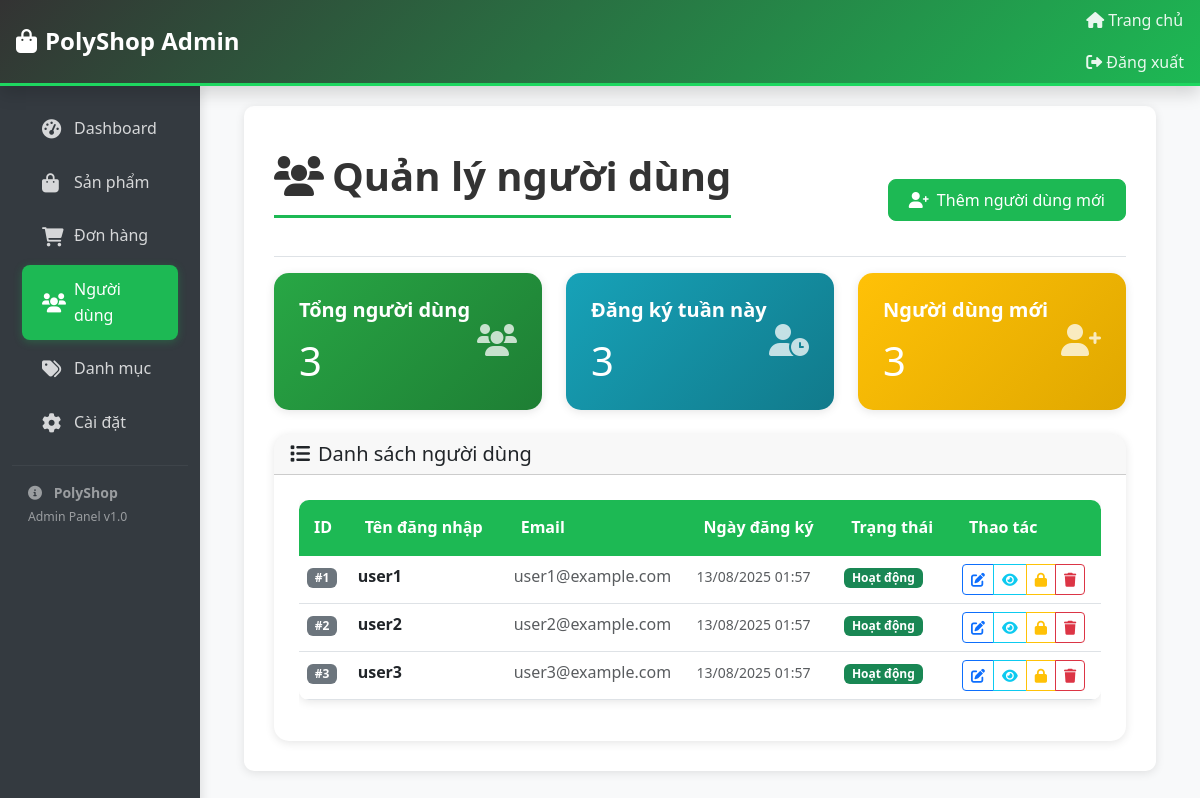
The app's page /admin/users.php (signed in) with its own data.
### tables this page shows
CREATE TABLE IF NOT EXISTS `users` (
  `id` int(11) NOT NULL AUTO_INCREMENT,
  `username` varchar(50) NOT NULL,
  `email` varchar(100) NOT NULL,
  `password` varchar(255) NOT NULL,
  `created_at` timestamp DEFAULT CURRENT_TIMESTAMP,
  PRIMARY KEY (`id`),
  UNIQUE KEY `username` (`username`),
  UNIQUE KEY `email` (`email`)
);

### admin/users.php (the view, shortened to what this page needs)
<?php
try {
    $db = new Database(DB_HOST, DB_NAME, DB_USER, DB_PASS);
    $conn = $db->getConnection();
    $conn->exec("CREATE TABLE IF NOT EXISTS users (
        id INT AUTO_INCREMENT PRIMARY KEY,
        username VARCHAR(50) UNIQUE NOT NULL,
        email VARCHAR(100) UNIQUE NOT NULL,
        password VARCHAR(255) NOT NULL,
        created_at TIMESTAMP DEFAULT CURRENT_TIMESTAMP
    )");
    $stmt = $conn->query("SELECT COUNT(*) as total FROM users");
    $totalUsers = $stmt->fetch()['total'];
    $itemsPerPage = 10;
    $currentPage = $_GET['page'] ?? 1;
    $offset = ($currentPage - 1) * $itemsPerPage;
    $stmt = $conn->prepare("SELECT * FROM users ORDER BY created_at DESC LIMIT :limit OFFSET :offset");
    $stmt->bindValue(':limit', $itemsPerPage, PDO::PARAM_INT);
    $stmt->bindValue(':offset', $offset, PDO::PARAM_INT);
    $stmt->execute();
    $users = $stmt->fetchAll();
    $stmt = $conn->query("SELECT COUNT(*) as recent FROM users WHERE created_at >= DATE_SUB(NOW(), INTERVAL 7 DAY)");
    $recentUsers = $stmt->fetch()['recent'];
} catch (Exception $e) {
    $error = "Database error: " . $e->getMessage();
    $totalUsers = 0;
    $users = [];
    $totalPages = 1;
    $recentUsers = 0;
}
?>
<!DOCTYPE html>
<html lang="vi">
<head>
    <link href="https://cdn.jsdelivr.net/npm/bootstrap@5.3.0/dist/css/bootstrap.min.css" rel="stylesheet">
    <link rel="stylesheet" href="https://cdnjs.cloudflare.com/ajax/libs/font-awesome/6.0.0/css/all.min.css">
    <link rel="stylesheet" href="assets/css/admin-style.css">
</head>
<body>
    <?php include 'views/header.php'; ?>
    <div class="container-fluid">
        <div class="row">
            <?php include 'views/sidebar.php'; ?>
            <main class="col-md-9 ms-sm-auto col-lg-10 px-md-4">
                <div class="main-content">
                    <div class="d-flex justify-content-between flex-wrap flex-md-nowrap align-items-center pt-3 pb-2 mb-3 border-bottom">
                        <h1 class="page-title">
                            <i class="fas fa-users me-2"></i>Quản lý người dùng
                        </h1>
                        <a href="user-add.php" class="btn btn-primary">
                            <i class="fas fa-user-plus me-2"></i>Thêm người dùng mới
                        </a>
                    </div>
                    <div class="row mb-4">
                        <div class="col-md-4">
                            <div class="card dashboard-card text-white" style="background: linear-gradient(135deg, #28a745, #1e7e34);">
                                <div class="card-body">
                                    <div class="d-flex justify-content-between align-items-center">
                                        <div>
                                            <h5 class="card-title">Tổng người dùng</h5>
                                            <p class="card-text display-6"><?php echo $totalUsers; ?></p>
                                        </div>
                                        <div>
                                            <i class="fas fa-users fa-2x opacity-75"></i>
                                        </div>
                                    </div>
                                </div>
                            </div>
                        </div>
                        <div class="col-md-4">
                            <div class="card dashboard-card text-white" style="background: linear-gradient(135deg, #17a2b8, #117a8b);">
                                <div class="card-body">
                                    <div class="d-flex justify-content-between align-items-center">
                                        <div>
                                            <h5 class="card-title">Đăng ký tuần này</h5>
                                            <p class="card-text display-6"><?php echo $recentUsers; ?></p>
                                        </div>
                                        <div>
                                            <i class="fas fa-user-clock fa-2x opacity-75"></i>
                                        </div>
                                    </div>
                                </div>
                            </div>
                        </div>
                        <div class="col-md-4">
                            <div class="card dashboard-card text-white" style="background: linear-gradient(135deg, #ffc107, #e0a800);">
                                <div class="card-body">
                                    <div class="d-flex justify-content-between align-items-center">
                                        <div>
                                            <h5 class="card-title">Người dùng mới</h5>
                                            <p class="card-text display-6"><?php echo $recentUsers; ?></p>
                                        </div>
                                        <div>
                                            <i class="fas fa-user-plus fa-2x opacity-75"></i>
                                        </div>
                                    </div>
                                </div>
                            </div>
                        </div>
                    </div>
                    <div class="card dashboard-card">
                        <div class="card-header">
                            <h5 class="mb-0"><i class="fas fa-list me-2"></i>Danh sách người dùng</h5>
                        </div>
                        <div class="card-body">
                            <?php if (empty($users)): ?>
                                <div class="text-center py-5">
                                    <i class="fas fa-users fa-3x text-muted mb-3"></i>
                                    <h5 class="text-muted">Chưa có người dùng nào</h5>
                                    <p class="text-muted">Người dùng sẽ xuất hiện ở đây khi họ đăng ký!</p>
                                    <a href="user-add.php" class="btn btn-primary">
                                        <i class="fas fa-user-plus me-2"></i>Thêm người dùng
                                    </a>
                                </div>
                            <?php else: ?>
                                <div class="table-responsive">
                                    <table class="table table-hover">
                                        <thead>
                                            <tr>
                                                <th>ID</th>
                                                <th>Tên đăng nhập</th>
                                                <th>Email</th>
                                                <th>Ngày đăng ký</th>
                                                <th>Trạng thái</th>
                                                <th>Thao tác</th>
                                            </tr>
                                        </thead>
                                        <tbody>
                                            <?php foreach ($users as $user): ?>
                                                <tr>
                                                    <td>
                                                        <span class="badge bg-secondary">#<?php echo $user['id']; ?></span>
                                                    </td>
                                                    <td>
                                                        <strong><?php echo htmlspecialchars($user['username']); ?></strong>
                                                    </td>
                                                    <td>
                                                        <span class="text-muted"><?php echo htmlspecialchars($user['email']); ?></span>
                                                    </td>
                                                    <td>
                                                        <small class="text-muted">
                                                            <?php echo date('d/m/Y H:i', strtotime($user['created_at'])); ?>
                                                        </small>
                                                    </td>
                                                    <td>
                                                        <span class="badge bg-success">Hoạt động</span>
                                                    </td>
                                                    <td>
                                                        <div class="btn-group" role="group">
                                                            <a href="user-edit.php?id=<?php echo $user['id']; ?>"
                                                               class="btn btn-sm btn-outline-primary" title="Sửa">
                                                                <i class="fas fa-edit"></i>
                                                            </a>
                                                            <a href="user-view.php?id=<?php echo $user['id']; ?>"
                                                               class="btn btn-sm btn-outline-info" title="Xem">
                                                                <i class="fas fa-eye"></i>
                                                            </a>
                                                            <button type="button" class="btn btn-sm btn-outline-warning"
                                                                    onclick="toggleUserStatus(<?php echo $user['id']; ?>)"
                                                                    title="Khóa/Mở khóa">
                                                                <i class="fas fa-lock"></i>
                                                            </button>
                                                            <button type="button" class="btn btn-sm btn-outline-danger"
                                                                    onclick="deleteUser(<?php echo $user['id']; ?>)"
                                                                    title="Xóa">
                                                                <i class="fas fa-trash"></i>
                                                            </button>
                                                        </div>
                                                    </td>
                                                </tr>
                                            <?php endforeach; ?>
                                        </tbody>
                                    </table>
                                </div>
                            <?php endif; ?>
                        </div>
                    </div>
                </div>
            </main>
        </div>
    </div>
</body>
</html>

### admin/assets/css/admin-style.css (style rules this page uses)
:root { --primary-color: #1db954; --secondary-color: #1ed760; --dark-color: #333; --light-color: #f8f9fa; --admin-bg: #f8f9fa; --sidebar-bg: #343a40; --sidebar-hover: #495057; --card-shadow: 0 2px 10px rgba(0,0,0,0.1); }
body { font-family: 'Segoe UI', Tahoma, Geneva, Verdana, sans-serif; line-height: 1.6; background-color: var(--admin-bg); }
.main-content { background-color: white; border-radius: 10px; margin: 20px; padding: 30px; box-shadow: var(--card-shadow); }
.page-title { color: var(--dark-color); font-weight: bold; margin-bottom: 30px; padding-bottom: 15px; border-bottom: 3px solid var(--primary-color); }
.dashboard-card { border: none; border-radius: 15px; box-shadow: var(--card-shadow); transition: transform 0.3s, box-shadow 0.3s; overflow: hidden; }
.dashboard-card .card-body { padding: 25px; }
.dashboard-card .card-title { font-weight: bold; margin-bottom: 15px; }
.dashboard-card a { text-decoration: none; font-weight: 500; transition: opacity 0.3s; }
.table { border-radius: 10px; overflow: hidden; box-shadow: var(--card-shadow); }
.table thead th { background-color: var(--primary-color); color: white; border: none; padding: 15px; font-weight: 600; }
.btn-primary { background-color: var(--primary-color); border-color: var(--primary-color); border-radius: 8px; padding: 8px 20px; font-weight: 500; transition: all 0.3s; }

### records on screen
users: id "1", username "user1", email "user1@example.com", created_at "13/08/2025 01:57"
users: id "2", username "user2", email "user2@example.com", created_at "13/08/2025 01:57"
users: id "3", username "user3", email "user3@example.com", created_at "13/08/2025 01:57"

### other values on screen
$totalUsers "3"
$recentUsers "3"
